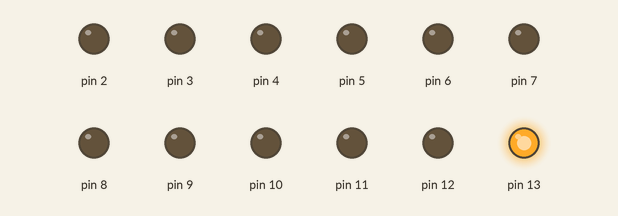
Simulated run of this sketch. Board: Arduino Uno, built with avr-gcc and run on an emulated ATmega328P. Parts: output pins drawn as LEDs (lit = HIGH).

Above: at 0.02 s.
At 0.22 s:
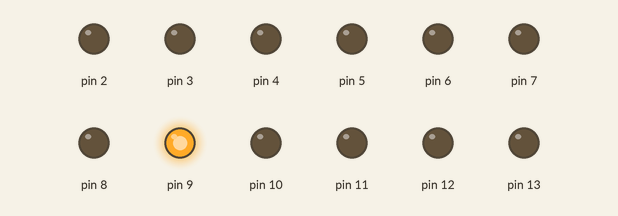
At 0.47 s:
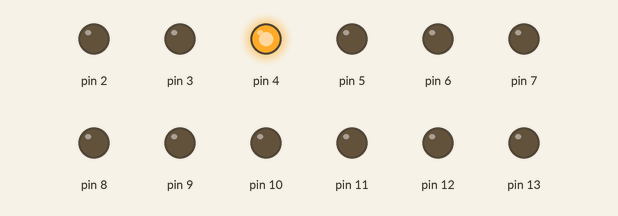
At 0.92 s:
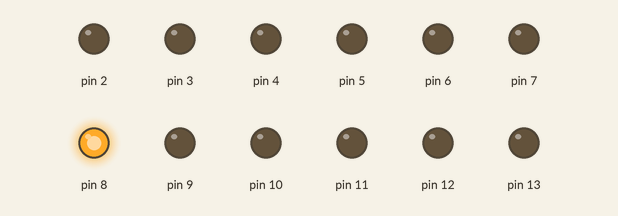
At 1.8 s:
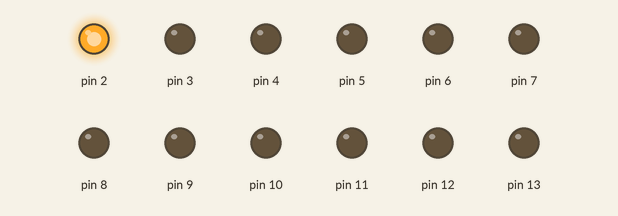
At 2.92 s:
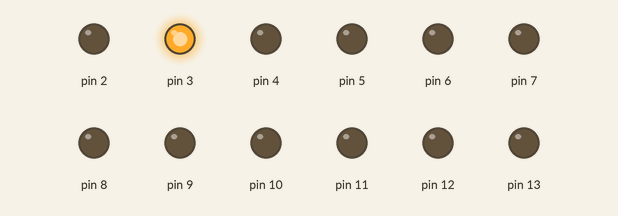
Timing chart, 0 to 3.2 s (numbered marks = the images above):
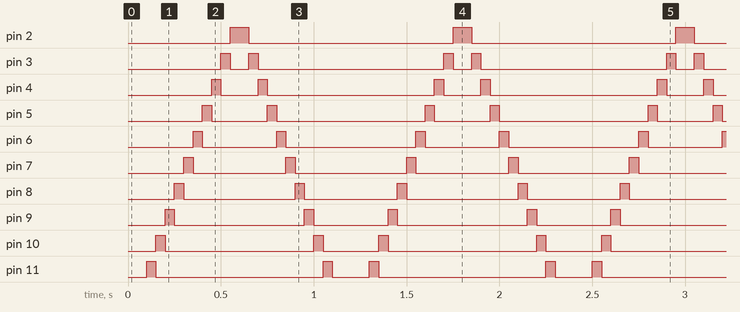

The sketch:

avr-c-kara-simsek.ino
```cpp
#define F_CPU 16000000UL
#include <avr/io.h>
#include <util/delay.h>
/*
  PORTB 8-13 Dijital pinler
  PORTC Analog
  PORTD 0-7 Dijital pinler
*/

int main()
{

  for(int i=2;i<8;i++)
  {
    DDRD |= (1<<i);
  }
  for(int i=0;i<6;i++)
  {
    DDRB |= (1<<i);
  }
  while(1)
  {

   for(int j=5;j>=0;j--)
    {
      PORTB |= (1<<j);
      _delay_ms(50);
      PORTB &= ~(1<<j);
    }
    for(int j=7;j>1;j--)
    {
      PORTD |= (1<<j);
      _delay_ms(50);
      PORTD &= ~(1<<j);
    }
    for(int z=2;z<8;z++)
    {
      PORTD |= (1<<z);
      _delay_ms(50);
      PORTD &= ~(1<<z);
    }
    for(int z=0;z<6;z++)
    {
      PORTB |= (1<<z);
      _delay_ms(50);
      PORTB &= ~(1<<z);
    }
  }


  return 0;
}
```

Measured:
- by itself, pin 2, pin 13: alternates HIGH for 0.10 s and LOW for 1.1 s
- by itself, pin 3: repeats every 1.2 s: LOW 0.10 s, HIGH 0.05 s, LOW 1.0 s, HIGH 0.05 s
- by itself, pin 4: repeats every 1.2 s: LOW 0.20 s, HIGH 0.05 s, LOW 0.90 s, HIGH 0.05 s
- by itself, pin 5: repeats every 1.2 s: LOW 0.30 s, HIGH 0.05 s, LOW 0.80 s, HIGH 0.05 s
- by itself, pin 6: repeats every 1.2 s: LOW 0.40 s, HIGH 0.05 s, LOW 0.70 s, HIGH 0.05 s
- by itself, pin 7, pin 8: alternates HIGH for 0.05 s and LOW for 0.55 s
- by itself, pin 9: repeats every 1.2 s: LOW 0.70 s, HIGH 0.05 s, LOW 0.40 s, HIGH 0.05 s
- by itself, pin 10: repeats every 1.2 s: LOW 0.80 s, HIGH 0.05 s, LOW 0.30 s, HIGH 0.05 s
